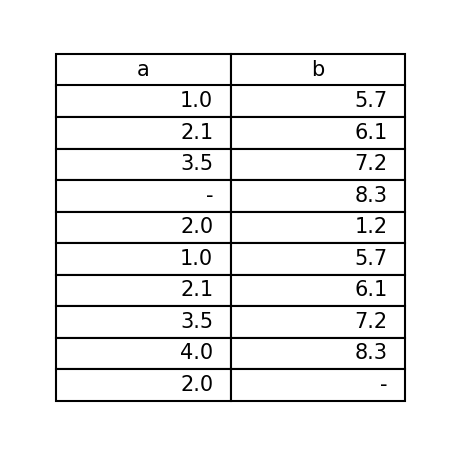

Source code (Python):
import ptable as pt


if __name__ == '__main__':
    data = {
        'a': [1.0, 2.1, 3.5, '-', 2.0, 1.0, 2.1, 3.5, 4.0, 2.0, ],
        'b': [5.7, 6.1, 7.2, 8.3, 1.2, 5.7, 6.1, 7.2, 8.3, '-', ],
        }

    # The simplest table
    pt.table(data=data)

    pt.show()
    # pt.save('table_0.png')
